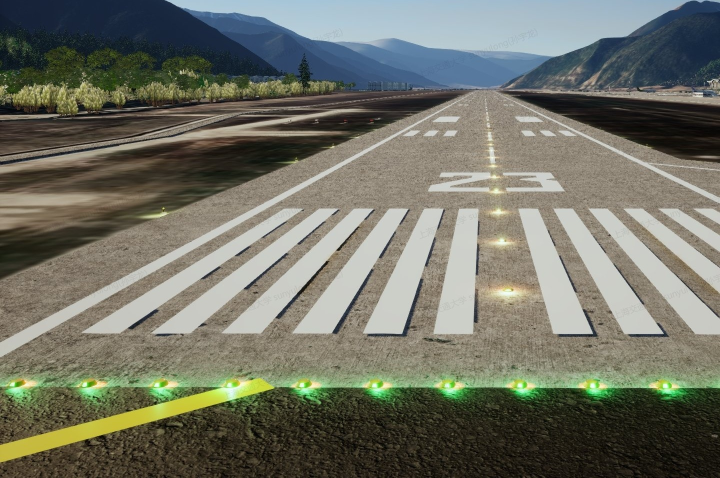
#> input picture images/541.jpg, 1440 x 955 px (shown at 1/2 size)
$ jupyter execute hough.ipynb
#> lines starting #> are read from the running program, lines starting #| are printed output that depends on the picture; after the words box and inside, x2 and y2 are one past the last pixel; in counts of white or black regions, pixels touching at a corner belong together; long printed decimals are rounded
[cell 1]
import cv2
import numpy as np
import matplotlib.pyplot as plt

'''
Input:
    2 coordinates of line segment
Output:
    Hough parameters theta and rho, and length of line
    theta is the slope angle of normal line of line
    rho is the distance to origin with sign depending on sign of x intersect
    range of theta is within -pi/2 to pi/2
    range of rho is within -maxRho to maxRho, where maxRho is the length of diagnoal line of image
    To distinguish 2 line segments with same distance to origin and slope but in different sides of origin,
    we define that for line with negative x intersect, rho is negative with abs equal to distance to origin.
'''
def computehoughTransformCoord(x1, y1, x2, y2):

    if y1 == y2:
        theta = np.pi/2
        rho = abs(y1)
        length = abs(x1 - x2)
        return theta, rho, length

    k_inv =  (x1 - x2) / (y1 - y2)
    theta = np.arctan(-k_inv)

    A = y2 - y1
    B = x2 - x1
    C = abs(x2*y1 - x1*y2)
    length = np.sqrt(A**2 + B**2)
    rho = C / length

    # distinguish same distance and theta but different sides
    X0 = - k_inv * y1 + x1
    if X0 < 0:
        rho = -rho

    return theta, rho, length

def average_grayscale_along_line(image, x1, y1, x2, y2):
    # Calculate the length of the line
    L = np.sqrt((x2 - x1)**2 + (y2 - y1)**2)

    # Calculate the unit direction vector
    vx = (x2 - x1) / L
    vy = (y2 - y1) / L

    # Initialize a list to store average grayscale values
    average_grayscales = []

    # Iterate over each point along the line
    for i in range(int(L) + 1):
        x = int(x1 + i * vx)
        y = int(y1 + i * vy)

        # Initialize a list to store grayscale values
        grayscale_values = []

        # Iterate over 5 points to the left and 5 points to the right of the current point
        for j in range(-9, 10):
            x_neighbor = x + j
            if x_neighbor >= 0 and x_neighbor < image.shape[1]:
                grayscale_value = image[y, x_neighbor]
                grayscale_values.append(grayscale_value)

        # Calculate the average grayscale value for the current point
        average_grayscale = np.mean(grayscale_values)
        average_grayscales.append(average_grayscale)
    average_grayscale = np.mean(average_grayscales)

    return average_grayscale

[cell 2]
img = cv2.imread("images/541.jpg")
#> img is the input picture: shape (955, 1440, 3); mean B, G, R 101.9, 114.2, 112.8
hsv = cv2.cvtColor(img, cv2.COLOR_BGR2HSV)
#> hsv: shape (955, 1440, 3); mean H, S, V 40.4, 70.6, 121.7
# gray = hsv[:,:,0]
gray = cv2.cvtColor(img, cv2.COLOR_BGR2GRAY)
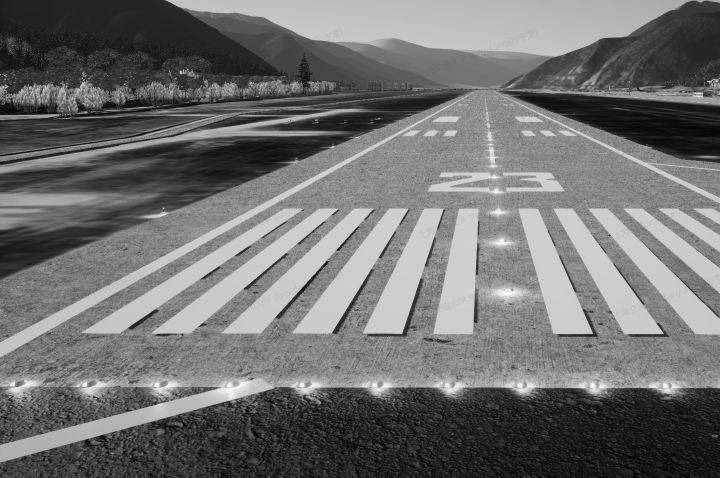
#> gray: shape (955, 1440) (shown at 1/2 size); min 0, max 252, mean 112.4
lsd = cv2.createLineSegmentDetector(scale=0.8, sigma_scale=0.6, quant=2.0, ang_th=22.5, log_eps=0.0, density_th=0.7, n_bins=1024)
# lsd = cv2.createLineSegmentDetector(0)
lines, width, prec, nfa = lsd.detect(gray)
#> lines = 2538 rows, first 6: [545.6, 639.2, 631.7, 544.4], [1404.4, 184.5, 1385.6, 183.8], [634.1, 541.7, 667.3, 504.7], [664.1, 663.7, 682.2, 634.6], [667.9, 504.3, 726, 439.7], [804, 666.7, 887.7, 413.8]; width = 2538 values, max 15.01 at index 1425, min 1.25 at index 219, mean 4.05; prec = 2538 values from 0.125 to 0.125; nfa = None

thred = 100

drawn_img = img.copy()
for line in lines:
    x1, y1, x2, y2 = map(int, line[0])
    average_grayscale = average_grayscale_along_line(gray, x1, y1, x2, y2)
    if average_grayscale < thred:
        drawn_img = cv2.line(drawn_img, (x1, y1), (x2, y2), (255, 0, 0), 1, cv2.LINE_AA)
    else:
        drawn_img = cv2.line(drawn_img, (x1, y1), (x2, y2), (0, 255, 0), 1, cv2.LINE_AA)
#> this loop made 2538 passes
#> (line, x1, y1, x2, y2, L in average_grayscale_along_line, vx in average_grayscale_along_line, vy in average_grayscale_along_line) on passes 1 to 3: ([[545.6, 639.2, 631.7, 544.4]], 545, 639, 631, 544, 128.1, 0.671, -0.741), ([[1404.4, 184.5, 1385.6, 183.8]], 1404, 184, 1385, 183, 19.03, -0.999, -0.0526), ([[634.1, 541.7, 667.3, 504.7]], 634, 541, 667, 504, 49.58, 0.666, -0.746)
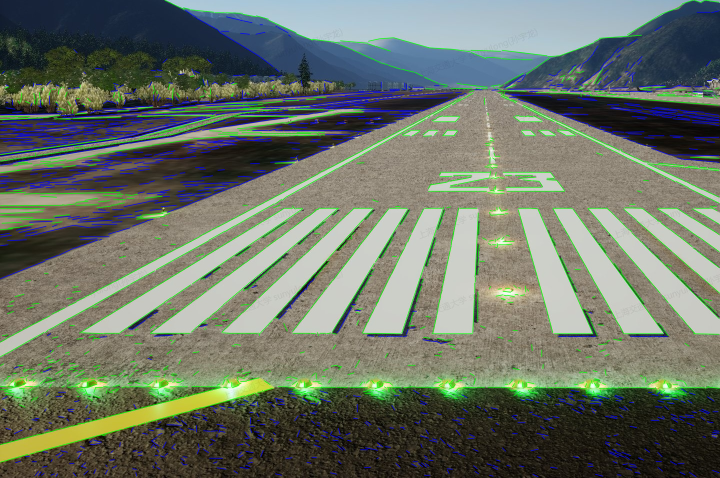
#> drawn_img: shape (955, 1440, 3) (shown at 1/2 size); mean B, G, R 102.9, 115.8, 107
plt.figure(figsize=[10, 10])
plt.imshow(cv2.cvtColor(drawn_img, cv2.COLOR_BGR2RGB))

LLL = 2

thetaList = []
dList = []
rhoList = []
lineList = []
for line in lines:
    line = line[0]

    average_grayscale = average_grayscale_along_line(gray, line[0], line[1], line[2], line[3])
    if average_grayscale < thred:
        continue

    theta, rho, d = computehoughTransformCoord(line[0], line[1], line[2], line[3])
    if d < LLL:
        continue
    if abs(np.abs(theta) - np.pi/2) < np.pi / 16 or np.abs(theta) > 1.5707963:
        continue

    thetaList.append(theta)
    dList.append(d)
    rhoList.append(rho)
    lineList.append(line)
#> this loop made 2538 passes

drawn_img = img.copy()
for line in lineList:
    x1, y1, x2, y2 = map(int, line)
    if np.sqrt((x1 - x2)**2 + (y1 - y2)**2) < 0:
        continue

    average_grayscale = average_grayscale_along_line(gray, x1, y1, x2, y2)
    if average_grayscale < thred:
        drawn_img = cv2.line(drawn_img, (x1, y1), (x2, y2), (255, 0, 0), 1, cv2.LINE_AA)
    else:
        drawn_img = cv2.line(drawn_img, (x1, y1), (x2, y2), (0, 255, 0), 1, cv2.LINE_AA)
#> this loop made 838 passes
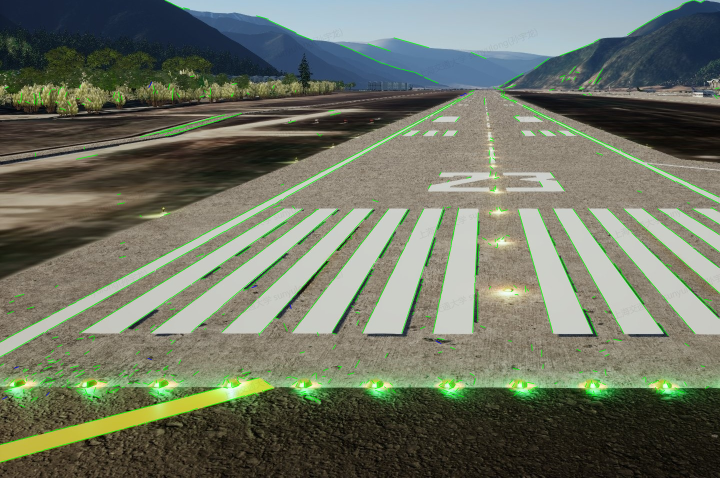
#> drawn_img: shape (955, 1440, 3) (shown at 1/2 size); mean B, G, R 99.7, 115.9, 110.2

plt.figure(figsize=[10, 10])
plt.imshow(cv2.cvtColor(drawn_img, cv2.COLOR_BGR2RGB))
cv2.imwrite("drawn_img.jpg", drawn_img)

N = 60
Ntheta = 50
Nrho = 60
maxRho = np.sqrt(img.shape[0]**2 + img.shape[1]**2)
# 创建一个网格
theta_bins = np.linspace(-np.pi/2, np.pi/2, num=Ntheta)
rho_bins = np.linspace(-maxRho, maxRho, num=Nrho)
totalLengthGrid = np.zeros((len(theta_bins) - 1, len(rho_bins) - 1))
thetaRhoGrid = [[[] for _ in range(len(rho_bins) - 1)] for _ in range(len(theta_bins) - 1)]

# 映射thetaList和rhoList到网格中
for theta, rho, d, line in zip(thetaList, rhoList, dList, lineList):
    theta_idx = np.digitize(theta, theta_bins) - 1
    rho_idx = np.digitize(rho, rho_bins) - 1
    # print(theta, rho, theta_idx, rho_idx)
    totalLengthGrid[theta_idx, rho_idx] += d
    thetaRhoGrid[theta_idx][rho_idx].append((theta, rho, line, d))
#> this loop made 838 passes
#> (theta, rho, d, line) on passes 1 to 3: (0.737, 833.6, 128.1, [545.6, 639.2, 631.7, 544.4]), (0.731, 833.7, 49.62, [634.1, 541.7, 667.3, 504.7]), (0.555, 914.2, 34.31, [664.1, 663.7, 682.2, 634.6])
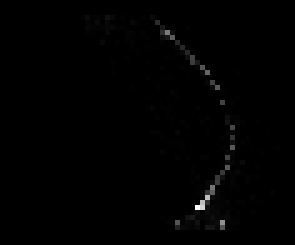
#> totalLengthGrid: shape (49, 59) float64 (shown 5 times larger); min 0, max 1010.1, mean 6; drawn with min black and max white

# 绘制热力图
plt.figure()
plt.imshow(totalLengthGrid, extent=(rho_bins[0], rho_bins[-1], theta_bins[0], theta_bins[-1]), aspect='auto', origin='lower')
plt.colorbar()
plt.xlabel('Rho')
plt.ylabel('Theta')
plt.show()
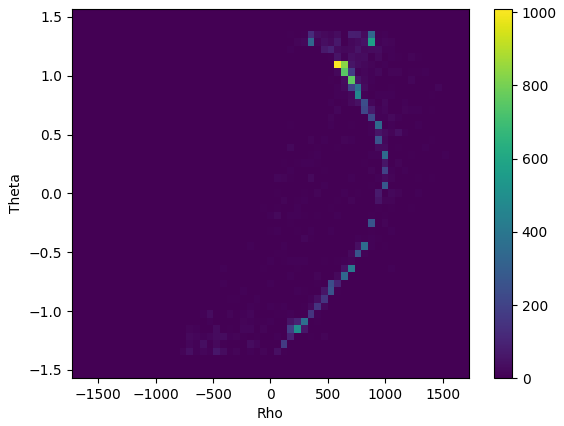
#> figure drawn by matplotlib, 2 panels

# 找到最大元素的索引
max_index = np.unravel_index(np.argmax(totalLengthGrid), totalLengthGrid.shape)
max_d = totalLengthGrid[max_index]

# 将最大元素设为负无穷
totalLengthGrid[max_index] = -np.inf
#> totalLengthGrid: shape (49, 59) float64; 0.03% of pixels changed, all inside (x1, y1, x2, y2) = (39, 41, 40, 42)

# 找到第二大元素的索引
second_max_index = np.unravel_index(np.argmax(totalLengthGrid), totalLengthGrid.shape)
second_max_d = totalLengthGrid[second_max_index]

totalLengthGrid[second_max_index] = -np.inf
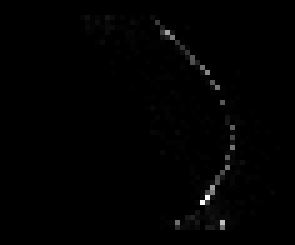
#> totalLengthGrid: shape (49, 59) float64 (shown 5 times larger); 0.07% of the values are NaN or infinite; the others: min 0, max 760, mean 5.39; drawn with min black, max white, NaN and infinite black

third_max_index = np.unravel_index(np.argmax(totalLengthGrid), totalLengthGrid.shape)
third_max_d = totalLengthGrid[third_max_index]

[cell 3]
def drawResult(grid: list, lineImg, color = (0, 0, 255)):
    # 假设 max_index 是一个包含多个元组 (theta, rho) 的列表
#> called with color = (0, 255, 0)
    thetas = [pair[0] for pair in grid]
    rhos = [pair[1] for pair in grid]
    lines = [pair[2] for pair in grid]
    ds = [pair[3] for pair in grid]

    x = []
    y = []
    weights = []
    for line, d in zip(lines, ds):
        x.append(line[0])
        x.append(line[2])
        y.append(line[1])
        y.append(line[3])
        weights.append(d)
        weights.append(d)
#> this loop made 19 passes
#> (line, d) on passes 1 to 8: ([1188.5, 83.92, 1200.9, 77.55], 13.97), ([1401.4, 4.65, 1409.4, 0.761], 8.93), ([188.6, 609, 259.9, 569.1], 81.71), ([0.84, 713.7, 21.18, 702.9], 23), ([107.4, 654.1, 138.5, 636.6], 35.68), ([137.3, 637.9, 192.5, 607], 63.26), ([260.3, 568.8, 309.7, 541.1], 56.58), ([386.9, 498.2, 417.2, 481.2], 34.73)

    A = np.vstack([x, np.ones(len(x))]).T
    w = np.diag(np.sqrt(weights))
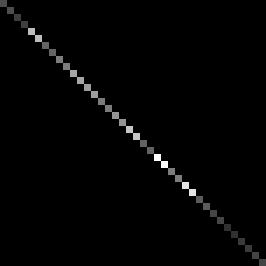
#> w: shape (38, 38) float64 (shown 7 times larger); min 0, max 12.16, mean 0.158; drawn with min black and max white
    m, c = np.linalg.lstsq(w @ A, y @ w, rcond=None)[0]

    theta = np.arctan(-1/m)
    rho = c * np.sin(theta)

    # [11 lines of commented-out code are left out]
    print(f"===========total d: {np.sum(ds)}==============")
#| ===========total d: 835.552==============
    LL = 3000
    cv2.line(lineImg, (0, int(c)), (LL, int( LL *m + c)), color, 2)
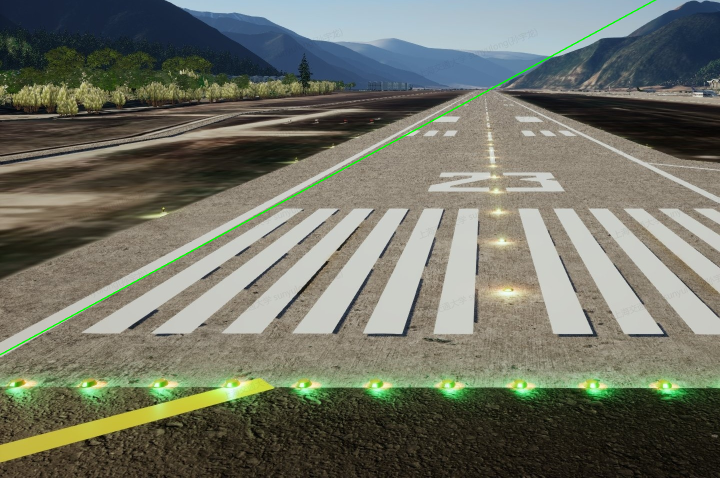
#> lineImg: shape (955, 1440, 3) (shown at 1/2 size); 0.3% of pixels changed, all inside (x1, y1, x2, y2) = (0, 0, 1313, 711)
    for line, d in zip(lines, ds):
        ...
        cv2.line(lineImg, (int(line[0]), int(line[1])), (int(line[2]), int(line[3])), (255, 0, 255), 2)
        print(line, d)
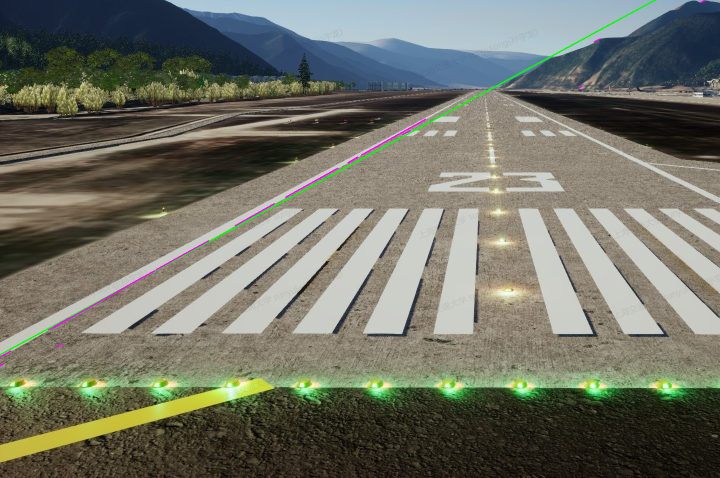
#> lineImg: shape (955, 1440, 3) (shown at 1/2 size); 0.17% of pixels changed, all inside (x1, y1, x2, y2) = (0, 0, 1411, 733)

lineImg = img.copy()
# drawResult(thetaRhoGrid[max_index[0]][max_index[1]], lineImg, color = (0, 0, 255))
drawResult(thetaRhoGrid[second_max_index[0]][second_max_index[1]], lineImg, color = (0, 255, 0))
# drawResult(thetaRhoGrid[third_max_index[0]][third_max_index[1]], lineImg, color=(255, 0, 0))

plt.figure(figsize=[10, 10])
plt.imshow(cv2.cvtColor(lineImg, cv2.COLOR_BGR2RGB))

[cell 4]
import cv2
import numpy as np
import matplotlib.pyplot as plt

# 生成一些示例数据
data = np.concatenate([np.random.normal(0, 1, 500), np.random.normal(5, 1, 500)]).astype(np.float32)
data = data.reshape(-1, 1)

# 创建GMM对象
gmm = cv2.ml.EM_create()

# 设置GMM参数
gmm.setClustersNumber(2)  # 设置高斯分布的数量
gmm.setCovarianceMatrixType(cv2.ml.EM_COV_MAT_DIAGONAL)  # 设置协方差矩阵类型

# 拟合数据
gmm.trainEM(data)

# 获取拟合结果
means = gmm.getMeans()
covs = gmm.getCovs()
weights = gmm.getWeights()

# 可视化结果
x = np.linspace(-5, 10, 1000)
y = np.zeros_like(x)

for i in range(len(means)):
    mean = means[i][0]
    cov = covs[i][0]
    weight = weights[0][i]
    y += weight * np.exp(-0.5 * ((x - mean) / np.sqrt(cov)) ** 2) / np.sqrt(2 * np.pi * cov)
#> this loop made 2 passes

plt.plot(x, y, label='GMM Fit')
plt.hist(data, bins=50, density=True, alpha=0.5, label='Data Histogram')
plt.xlabel('X')
plt.ylabel('Density')
plt.title('GMM Fitting Results')
plt.legend()
plt.show()
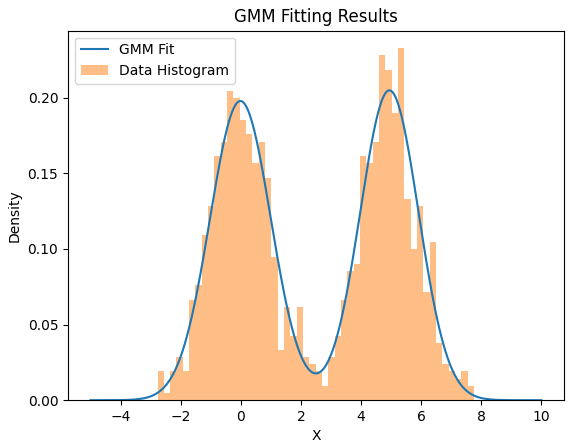
#> figure drawn by matplotlib, 1 panel; tallest bar 0.233 high, from x = 5.23 to 5.44; curve peaks at x = 4.94, y = 0.205

$ run again, with images/1.jpg copied over images/541.jpg
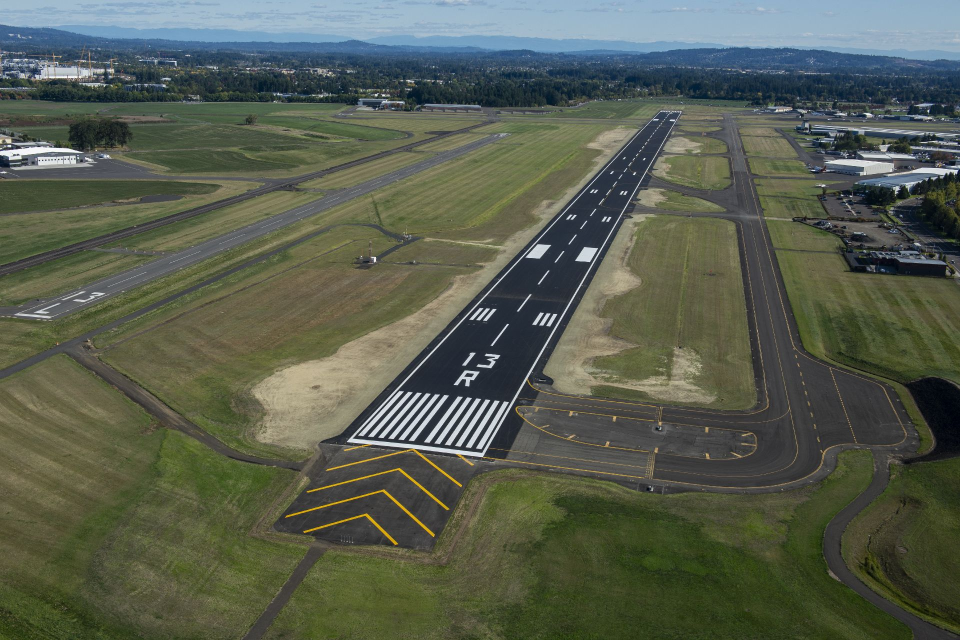
#> input picture images/1.jpg, 1920 x 1280 px (shown at 1/2 size)
#> img is the input picture: shape (1280, 1920, 3); mean B, G, R 78.8, 93.1, 86.6
#> hsv: shape (1280, 1920, 3); mean H, S, V 54.9, 78.4, 98.5
#> width = 3455 values, max 9.5 at index 1817, min 1.25 at index 455, mean 3.45; prec = 3455 values from 0.125 to 0.125; nfa = None
#> the loop `for line in lines:` made 3455 passes
#> (line, x1, y1, x2, y2, L in average_grayscale_along_line, vx in average_grayscale_along_line, vy in average_grayscale_along_line) on passes 1 to 3: ([[1719.4, 319.1, 1699.3, 317.6]], 1719, 319, 1699, 317, 20.1, -0.995, -0.0995), ([[128.2, 295.8, 108.1, 295.1]], 128, 295, 108, 295, 20, -1, 0), ([[44.35, 296.6, 19.24, 299.4]], 44, 296, 19, 299, 25.18, -0.993, 0.119)
#> the loop `for line in lines:` made 3455 passes
#> line on passes 1 to 3: [[1719.4, 319.1, 1699.3, 317.6]], [[128.2, 295.8, 108.1, 295.1]], [[44.35, 296.6, 19.24, 299.4]]
#> the loop `for line in lineList:` made 621 passes
#> line on passes 1 to 3: [169.1, 304.5, 125.4, 294.1], [940.2, 758.8, 946, 760], [1912.7, 349.2, 1916.4, 339.2]
#> after the loop `for line in lineList:`:
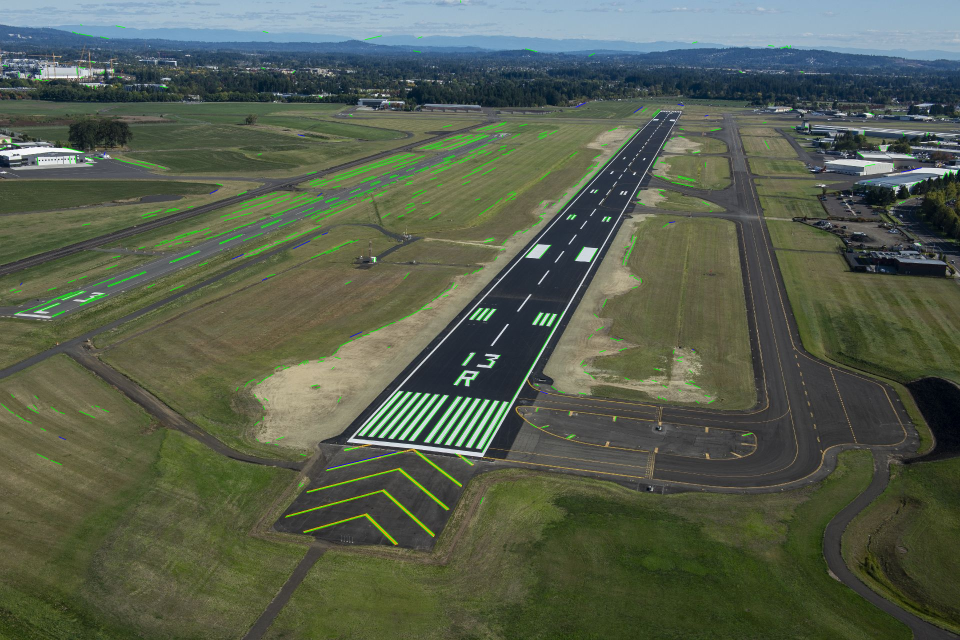
#> drawn_img: shape (1280, 1920, 3) (shown at 1/2 size); mean B, G, R 78, 94.1, 85.6
#> the loop `for theta, rho, d, line in zip(thetaList, rhoList, dList, lineList):` made 621 passes
#> (theta, rho, d, line) on passes 1 to 3: (-1.34, -257.3, 44.88, [169.1, 304.5, 125.4, 294.1]), (-1.37, -551.9, 5.91, [940.2, 758.8, 946, 760]), (0.361, 1912.8, 10.68, [1912.7, 349.2, 1916.4, 339.2])
#> the loop in drawResult, `for line, d in zip(lines, ds):` made 18 passes
#> (line, d) on passes 1 to 8: ([833.7, 784.7, 755.7, 874.3], 118.8), ([746, 873.6, 824.6, 784.8], 118.7), ([869.6, 788.1, 796.6, 877.6], 115.6), ([851.6, 786.4, 776.1, 875.8], 117), ([972.4, 616.1, 951.7, 639.1], 30.94), ([786.8, 877, 860.4, 788.1], 115.4), ([958.4, 641, 978.9, 617.7], 31.04), ([765.8, 876, 843.1, 785.8], 118.8)
#| ===========total d: 1075.800==============
#> after the loop in drawResult, `for line, d in zip(lines, ds):`:
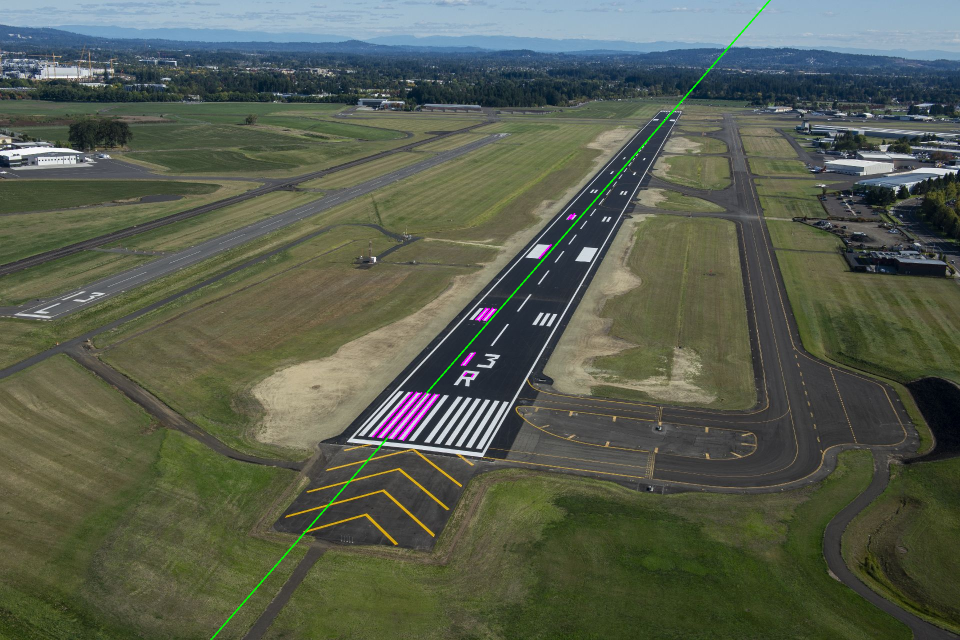
#> lineImg: shape (1280, 1920, 3) (shown at 1/2 size); mean B, G, R 78.8, 93.3, 86.6
#> the loop `for i in range(len(means)):` made 2 passes
